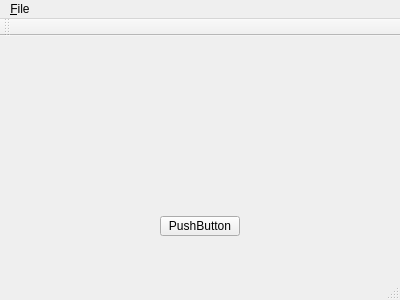
<?xml version="1.0" encoding="UTF-8"?>
<ui version="4.0">
 <class>MainWindow</class>
 <widget class="QMainWindow" name="MainWindow">
  <property name="geometry">
   <rect>
    <x>0</x>
    <y>0</y>
    <width>400</width>
    <height>300</height>
   </rect>
  </property>
  <property name="windowTitle">
   <string>MainWindow</string>
  </property>
  <widget class="QWidget" name="centralWidget">
   <widget class="QPushButton" name="pushButton">
    <property name="geometry">
     <rect>
      <x>160</x>
      <y>180</y>
      <width>80</width>
      <height>20</height>
     </rect>
    </property>
    <property name="text">
     <string>PushButton</string>
    </property>
   </widget>
  </widget>
  <widget class="QMenuBar" name="menuBar">
   <property name="geometry">
    <rect>
     <x>0</x>
     <y>0</y>
     <width>400</width>
     <height>22</height>
    </rect>
   </property>
   <widget class="QMenu" name="menu_File">
    <property name="title">
     <string>&amp;File</string>
    </property>
    <addaction name="action_New"/>
   </widget>
   <addaction name="menu_File"/>
  </widget>
  <widget class="QToolBar" name="mainToolBar">
   <attribute name="toolBarArea">
    <enum>TopToolBarArea</enum>
   </attribute>
   <attribute name="toolBarBreak">
    <bool>false</bool>
   </attribute>
  </widget>
  <widget class="QStatusBar" name="statusBar"/>
  <action name="action_New">
   <property name="text">
    <string>&amp;New</string>
   </property>
   <property name="shortcut">
    <string>Ctrl+N</string>
   </property>
  </action>
 </widget>
 <layoutdefault spacing="6" margin="11"/>
 <resources/>
 <connections/>
</ui>
